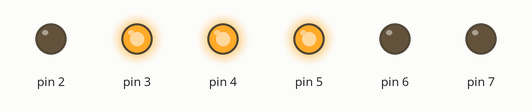
A sketch run on a simulated Arduino Uno, built with avr-gcc and run on an emulated ATmega328P. On the bench: output pins drawn as LEDs (lit = HIGH).

Above: at 0.03 s.
At 4.7 s:
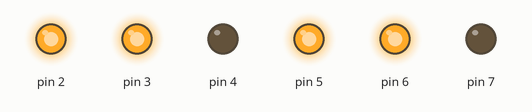
At 9.39 s:
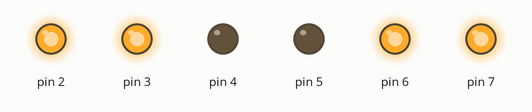
At 14.0 s:
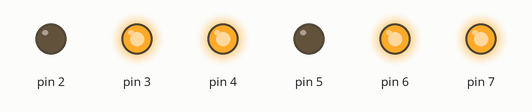
At 18.76 s:
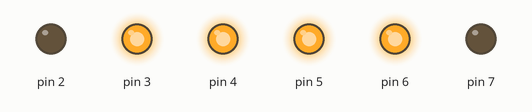
Timing chart, 0 to 21.5 s (numbered marks = the images above):
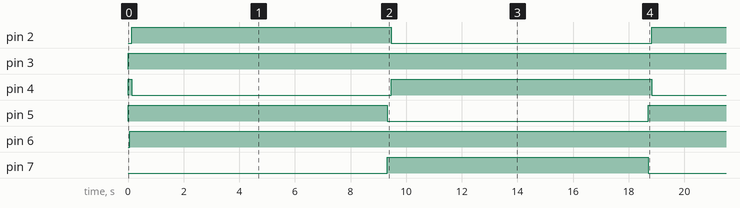

The sketch:

Car_Motor.ino
```cpp
#include "Motor.h"

Motor motor(2,4,3);
Motor motor1(5,7,6);

void setup() {
  // put your setup code here, to run once:
  Serial.begin(9600);
}

void loop() {
   for(int i = 0; i <= 1023; i++){
      for(int x = 0; x <= 1023; i++){
      int power = map(i, 0, 1023, -255, 255);
      int hot = map(x, 0, 1023, -255, 255);
      int leftPower = constrain(power+hot, -255, 255);
      int rightPower = constrain(power-hot, -255, 255);
      motor.run(leftPower);
      motor1.run(rightPower);
      }
   }

}
```

Motor.h
```cpp
class Motor {
  int modePin1;
  int modePin2;
  int enablePin;

  public:
    Motor(int m1, int m2, int en) {
      modePin1 = m1;
      modePin2 = m2;
      enablePin = en;

      pinMode(modePin1, OUTPUT);
      pinMode(modePin2, OUTPUT);
      pinMode(enablePin, OUTPUT);
    }

    void run(int speed) {
      if (speed > 0) {
        digitalWrite(modePin1, HIGH);
        digitalWrite(modePin2, LOW);
        analogWrite(enablePin, speed);
      }
      else {
        digitalWrite(modePin1, LOW);
        digitalWrite(modePin2, HIGH);
        analogWrite(enablePin, -speed);
      }
    }

    void brake(int speed) {
      digitalWrite(modePin1, LOW);
      digitalWrite(modePin2, LOW);
      analogWrite(enablePin, speed);
    }
};
```

Measured:
- by itself, pin 2, pin 5: alternates HIGH for 9.3 s and LOW for 9.4 s
- by itself, pin 3: LOW → HIGH at 0.00 s
- by itself, pin 4: repeats every 18.7 s: LOW 9.3 s, HIGH 9.4 s
- by itself, pin 6: LOW → HIGH at 0.07 s
- by itself, pin 7: alternates HIGH for 9.4 s and LOW for 9.3 s
